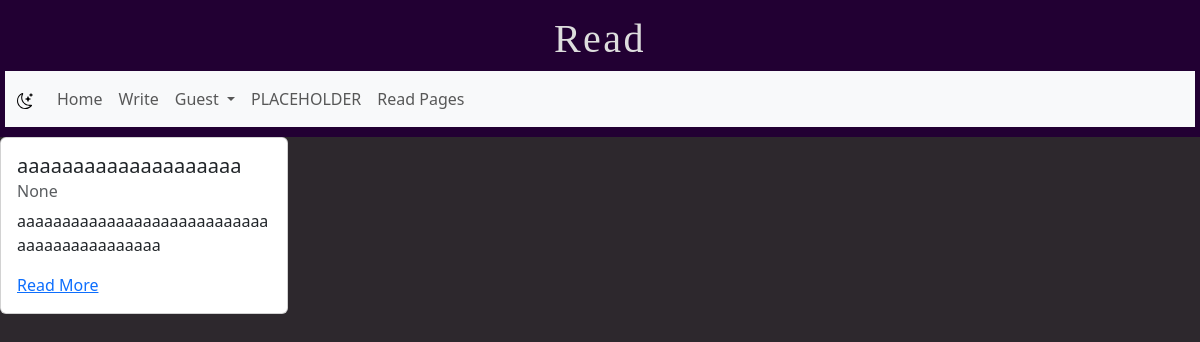
The app's page /read with its own data.
### app/models.py (models this page shows)
class Page(db.Model):
  metadata_obj
  id = db.Column(db.Integer, primary_key = True)
  title = db.Column(db.String(200), nullable = False)
  author_id = db.Column(db.Integer, db.ForeignKey('user.id'), nullable = False)
  text = db.Column(db.Text, nullable = False)
  date = db.Column(db.DateTime, default=datetime.now())

### app/routes.py (the view)
@app.route('/read')
def read():
  pages = Page.query.all()
  return render_template('read.html', pages=pages, title='Read')

### app/templates/read.html (shortened to what this page needs)
{% extends('base.html') %}
{% block content %}
{% for page in pages %}
<div class="card" style="width: 18rem;">
  <div class="card-body">
    <h5 class="card-title">{{ page.title }}</h5>
    <h6 class="card-subtitle mb-2 text-body-secondary">{{ page.author }}</h6>
    <p class="card-text">{{ page.text|truncate(100, true) }}</p>
    <a href="{{ url_for('read_id', id=page.id) }}" class="card-link">Read More</a>
  </div>
</div>
{% endfor %}
{% endblock %}

### app/static/styles/style.css (style rules this page uses)
body { background-color: rgb(45, 40, 45); color: rgb(230, 230, 230); }

### records on screen
Page: title "aaaaaaaaaaaaaaaaaaaa", author "None", text "aaaaaaaaaaaaaaaaaaaaaaaaaaaaaaaaaaaaaaaaaaaa"

### other values on screen
{{ title }} "Read"
